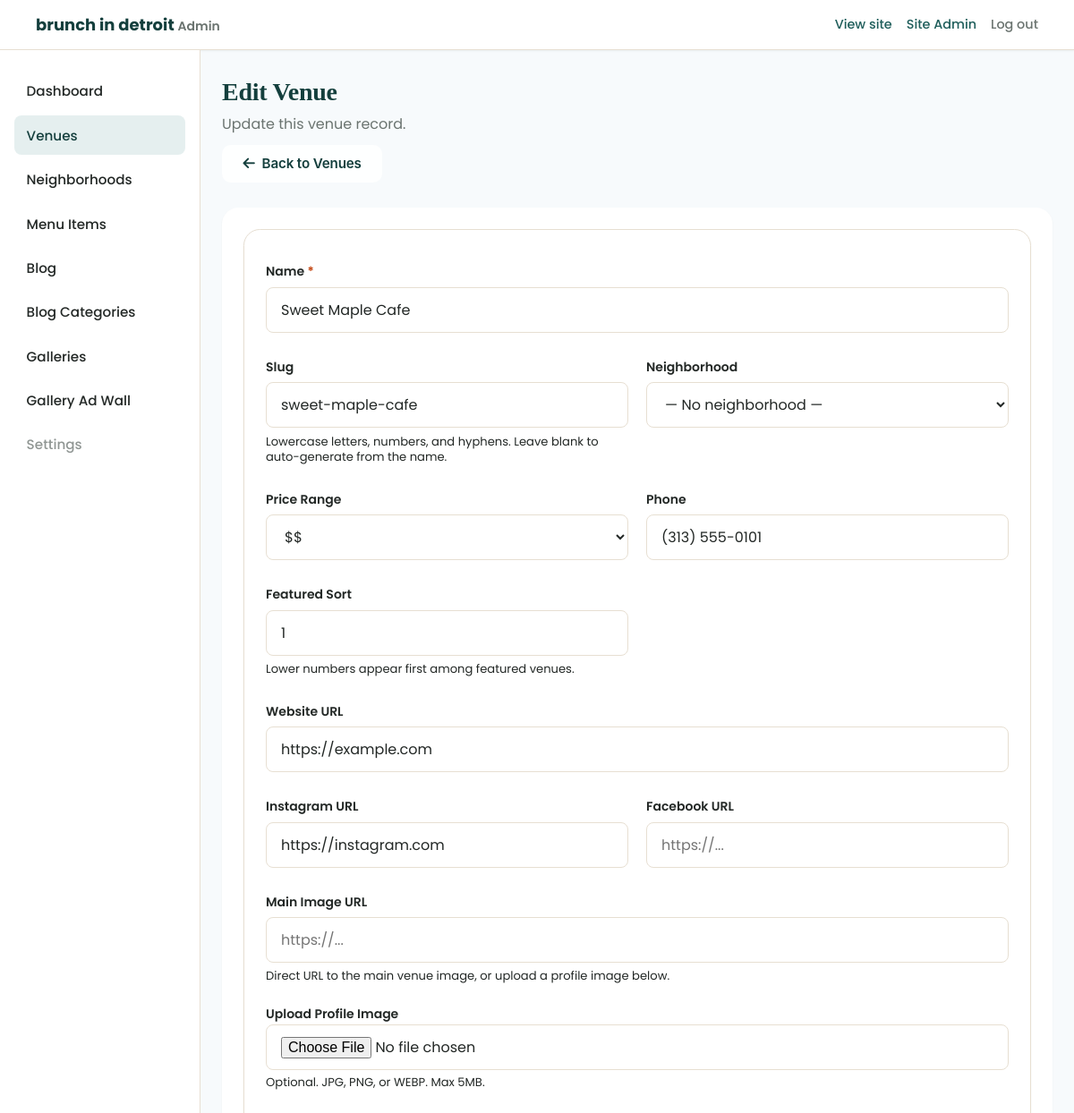
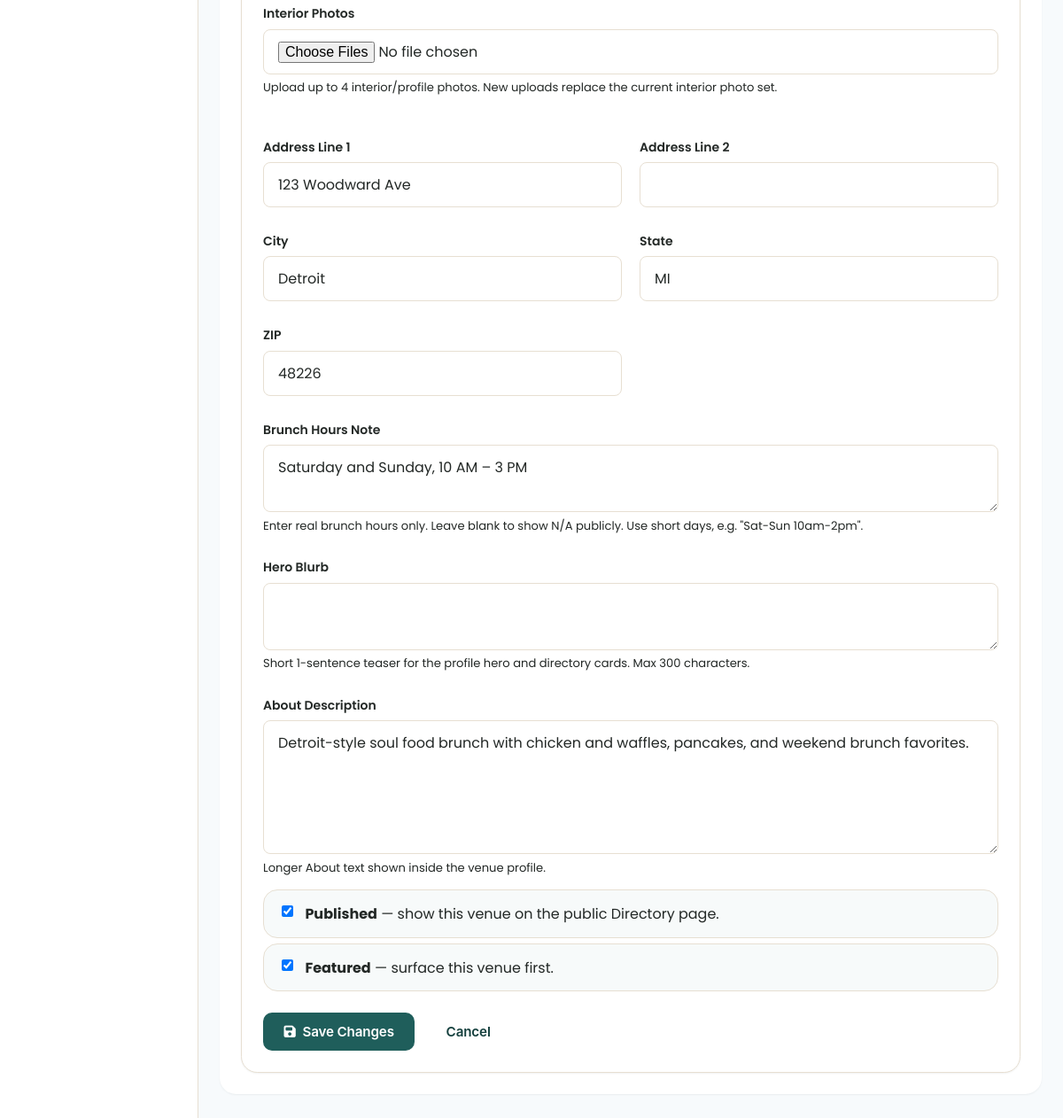
/admin/venue-edit.php?id=1 (signed in), run on the app's committed database (2 pictures, top to bottom).
### tables this page shows
CREATE TABLE IF NOT EXISTS venues (
  id INT UNSIGNED NOT NULL AUTO_INCREMENT,
  slug VARCHAR(160) NOT NULL,
  name VARCHAR(200) NOT NULL,
  description TEXT NULL,
  hero_blurb VARCHAR(300) NULL,
  address_line1 VARCHAR(200) NULL,
  address_line2 VARCHAR(200) NULL,
  city VARCHAR(100) NOT NULL DEFAULT 'Detroit',
  state VARCHAR(50) NOT NULL DEFAULT 'MI',
  zip VARCHAR(20) NULL,
  phone VARCHAR(40) NULL,
  website_url VARCHAR(500) NULL,
  instagram_url VARCHAR(500) NULL,
  facebook_url VARCHAR(500) NULL,
  neighborhood_id INT UNSIGNED NULL,
  price_range ENUM('$', '$$', '$$$', '$$$$') NULL,
  brunch_hours_note TEXT NULL,
  main_image_path VARCHAR(500) NULL,
  is_published TINYINT(1) NOT NULL DEFAULT 0,
  is_featured TINYINT(1) NOT NULL DEFAULT 0,
  featured_sort INT NOT NULL DEFAULT 0,
  menu_last_updated_at DATETIME NULL,
  published_at DATETIME NULL,
  created_at DATETIME NOT NULL DEFAULT CURRENT_TIMESTAMP,
  updated_at DATETIME NOT NULL DEFAULT CURRENT_TIMESTAMP ON UPDATE CURRENT_TIMESTAMP,
  PRIMARY KEY (id),
  UNIQUE KEY uq_venues_slug (slug),
  KEY idx_venues_neighborhood (neighborhood_id),
  KEY idx_venues_published_featured (is_published, is_featured),
  CONSTRAINT fk_venues_neighborhood
    FOREIGN KEY (neighborhood_id) REFERENCES neighborhoods (id)
    ON DELETE SET NULL ON UPDATE CASCADE
);

### app/views/admin/venue-edit.php (the view, shortened to what the rows shown need)
<?php
$isEdit = (int) ($form['id'] ?? 0) > 0;
$heading = $isEdit ? 'Edit Venue' : 'Add Venue';
?>
<div class="admin-page-header">
    <div>
        <h1 class="admin-page-title"><?= e($heading) ?></h1>
        <p class="admin-page-lead">
            <?= $isEdit ? 'Update this venue record.' : 'Create a new public venue profile.' ?>
        </p>
    </div>
</div>
<div class="admin-panel">
    <form class="admin-form" method="post" action="<?= e(admin_url('venue-edit.php')) ?>" enctype="multipart/form-data">
        <div class="admin-form__grid">
            <div class="admin-form__field admin-form__field--full">
                <label class="form-label" for="name">Name <span class="admin-form__req">*</span></label>
                <input type="text" id="name" name="name" class="form-control"
                       maxlength="200" required
                       value="<?= e($form['name']) ?>">
            </div>
            <div class="admin-form__field">
                <label class="form-label" for="slug">Slug</label>
                <input type="text" id="slug" name="slug" class="form-control"
                       maxlength="160"
                       value="<?= e($form['slug']) ?>">
                <span class="admin-form__hint">
                    Lowercase letters, numbers, and hyphens. Leave blank to auto-generate from the name.
                </span>
            </div>
            <div class="admin-form__field">
                <label class="form-label" for="phone">Phone</label>
                <input type="text" id="phone" name="phone" class="form-control"
                       maxlength="40"
                       value="<?= e($form['phone']) ?>">
            </div>
            <div class="admin-form__field">
                <label class="form-label" for="featured_sort">Featured Sort</label>
                <input type="number" id="featured_sort" name="featured_sort" class="form-control"
                       min="0" step="1"
                       value="<?= e($form['featured_sort']) ?>">
                <span class="admin-form__hint">Lower numbers appear first among featured venues.</span>
            </div>
            <div class="admin-form__field admin-form__field--full">
                <label class="form-label" for="website_url">Website URL</label>
                <input type="url" id="website_url" name="website_url" class="form-control"
                       maxlength="500"
                       placeholder="https://..."
                       value="<?= e($form['website_url']) ?>">
            </div>
            <div class="admin-form__field">
                <label class="form-label" for="instagram_url">Instagram URL</label>
                <input type="url" id="instagram_url" name="instagram_url" class="form-control"
                       maxlength="500"
                       placeholder="https://..."
                       value="<?= e($form['instagram_url']) ?>">
            </div>
            <div class="admin-form__field">
                <label class="form-label" for="address_line1">Address Line 1</label>
                <input type="text" id="address_line1" name="address_line1" class="form-control"
                       maxlength="200"
                       value="<?= e($form['address_line1']) ?>">
            </div>
            <div class="admin-form__field">
                <label class="form-label" for="city">City</label>
                <input type="text" id="city" name="city" class="form-control"
                       maxlength="100"
                       placeholder="Detroit"
                       value="<?= e($form['city']) ?>">
            </div>
            <div class="admin-form__field">
                <label class="form-label" for="state">State</label>
                <input type="text" id="state" name="state" class="form-control"
                       maxlength="50"
                       placeholder="MI"
                       value="<?= e($form['state']) ?>">
            </div>
            <div class="admin-form__field">
                <label class="form-label" for="zip">ZIP</label>
                <input type="text" id="zip" name="zip" class="form-control"
                       maxlength="20"
                       value="<?= e($form['zip']) ?>">
            </div>
            <div class="admin-form__field admin-form__field--full">
                <label class="form-label" for="brunch_hours_note">Brunch Hours Note</label>
                <textarea id="brunch_hours_note" name="brunch_hours_note" class="form-control"
                          rows="2"><?= e($form['brunch_hours_note']) ?></textarea>
                <span class="admin-form__hint">Enter real brunch hours only. Leave blank to show N/A publicly. Use short days, e.g. "Sat-Sun 10am-2pm".</span>
            </div>
            <div class="admin-form__field admin-form__field--full">
                <label class="form-label" for="description">About Description</label>
                <textarea id="description" name="description" class="form-control" rows="5"><?= e($form['description']) ?></textarea>
                <span class="admin-form__hint">Longer About text shown inside the venue profile.</span>
            </div>
            <div class="admin-form__field admin-form__field--full">
                <div class="admin-checkbox">
                    <input type="checkbox" id="is_published" name="is_published" value="1"
                        <?= !empty($form['is_published']) ? 'checked' : '' ?>>
                    <label for="is_published"><strong>Published</strong> — show this venue on the public Directory page.</label>
                </div>
                <div class="admin-checkbox">
                    <input type="checkbox" id="is_featured" name="is_featured" value="1"
                        <?= !empty($form['is_featured']) ? 'checked' : '' ?>>
                    <label for="is_featured"><strong>Featured</strong> — surface this venue first.</label>
                </div>
            </div>
        </div>
    </form>
</div>

### data on the page
venues: id "Edit Venue", name "Sweet Maple Cafe", slug "sweet-maple-cafe", phone "(313) 555-0101", featured_sort "1", website_url "https://example.com", instagram_url "https://instagram.com", address_line1 "123 Woodward Ave", city "Detroit", state "MI", zip "48226", brunch_hours_note "Saturday and Sunday, 10 AM – 3 PM", description "Detroit-style soul food brunch with chicken and waffles, pancakes, and weekend brunch favorites.", is_published "☑", is_featured "☑"

### other printed values
site_name_display() "brunch in detroit"
$adminDisplayName "Site Admin"
form field price_range "$$"
